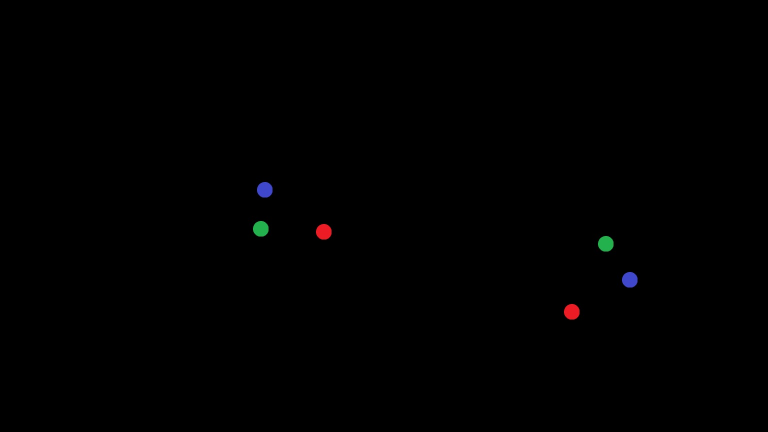
#> input picture test.jpg, 1536 x 864 px (shown at 1/2 size)
$ python bot_detection.py
#> lines starting #> are read from the running program, lines starting #| are printed output that depends on the picture; after the words box and inside, x2 and y2 are one past the last pixel; in counts of white or black regions, pixels touching at a corner belong together
#import libraries
import numpy as np
import cv2

image = cv2.imread('test.jpg',1)
#> image is the input picture: shape (864, 1536, 3); mean B, G, R 0.4, 0.3, 0.4
(h,w,d) = image.shape
#> h = 864; w = 1536; d = 3
# print("width= {}, height = {} , depth = {} ".format(w,h,d))
hsv = cv2.cvtColor(image, cv2.COLOR_BGR2HSV)
#> hsv: shape (864, 1536, 3); mean H, S, V 0.7, 1.8, 0.7

def center_finder(lower,upper,hsv):

    img = cv2.inRange(hsv, lower, upper)
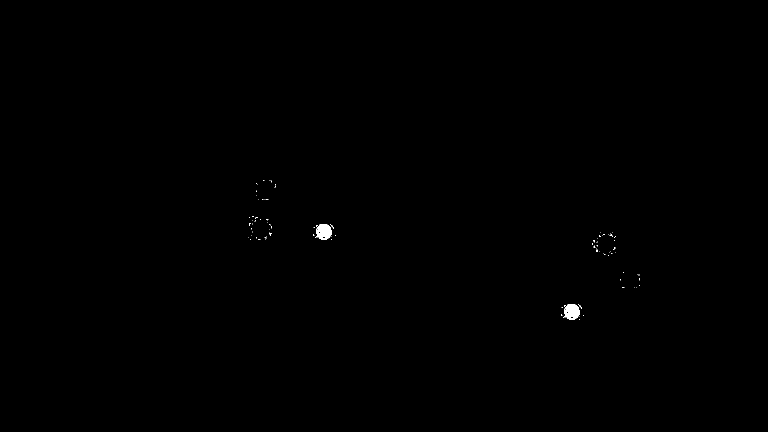
#> img: shape (864, 1536) (shown at 1/2 size); 0.14% white; 105 white regions (103 under 20 px), largest, box (x1, y1, x2, y2) and area: (632, 448, 663, 479) 757, (1128, 608, 1159, 639) 757
    kernel = np.ones((5,5), np.uint8)
    # img_blur=cv2.GaussianBlur(input_y,kernel,1)
    img_erosion = cv2.erode(img, kernel, iterations=3)
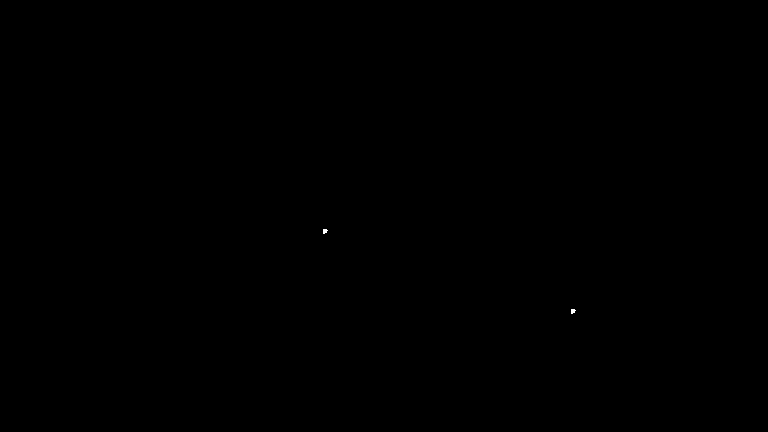
#> img_erosion: shape (864, 1536) (shown at 1/2 size); 0.01% white; 2 white regions, box (x1, y1, x2, y2) and area: (646, 459, 655, 468) 62, (1142, 619, 1151, 628) 62
    img_dilation = cv2.dilate(img_erosion, kernel, iterations=3)
#> img_dilation: shape (864, 1536); 0.06% white; 2 white regions
    contours,__ = cv2.findContours(img_dilation, cv2.RETR_TREE, cv2.CHAIN_APPROX_SIMPLE)
#> contours = 2 contours; box (x1, y1, x2, y2) and area: (1136, 613, 1157, 634) 382, (640, 453, 661, 474) 382
    # cv2.imshow("img",img_dilation)
    l=len(contours)
#> l = 2
    centers =[]
    for i in range(l):
        center, _ = cv2.minEnclosingCircle(contours[i])
        c=[]
        for x in center:
            c.append(int(x))
        centers.append(c)
#> this loop made 2 passes
#> center on passes 1 to 2: (1145.5, 623), (649.5, 463)
#> after the loop, centers = [[1145, 623], [649, 463]]
    return centers

def arranger(points):
    i=0
    d=np.empty(3)
    for p in points:
        dist = np.square(p-points).sum()
        d[i]=dist
        i=i+1
    s = np.sort(d)
    a = np.where(d==s[1])
    r =points[a[0][0]]
    b = np.where(d==s[2])
    f=points[b[0][0]]
    c = np.where(d==s[0])
    l=points[c[0][0]]
    return f,l,r
def identifier(points,w):
    dic={}
    bots={}
    for p in points:
        d = np.square(p-points).sum(axis=1)
        s = np.sort(d)
        a = np.where(d==s[1])
        p1=points[a[0][0]]
        b = np.where(d==s[2])
        p2=points[b[0][0]]
        f,l,r=arranger(np.array([p,p1,p2]))
        dic[str(w*f[0]+f[1])]=np.array([f,l,r])
    i=0
    for k in dic.keys():
        i+=1
        bots[str(i)]=dic[k]
    return bots

#red

lower_r = np.array([140,0,0], dtype = "uint8")
upper_r = np.array([200,255,255], dtype = "uint8")
centers_red = np.array(center_finder(lower_r,upper_r,hsv))
#> centers_red = [[1145, 623], [649, 463]]
# print(centers_red)

#blue
lower_b = np.array([100,0,0], dtype = "uint8")
upper_b = np.array([140,255,255], dtype = "uint8")
centers_blue = np.array(center_finder(lower_b,upper_b,hsv))
#> in center_finder (call 2), `img = cv2.inRange(hsv, lower, upper)`:
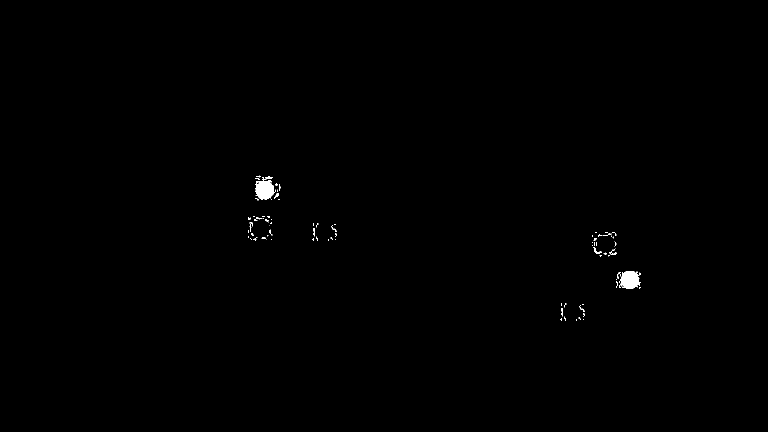
#> img: shape (864, 1536) (shown at 1/2 size); 0.27% white; 99 white regions (77 under 20 px), largest, box (x1, y1, x2, y2) and area: (511, 360, 549, 400) 1129, (1238, 543, 1281, 577) 1112, (1186, 494, 1204, 508) 86
#> in center_finder (call 2), `img_erosion = cv2.erode(img, kernel, iterations=3)`: img_erosion: shape (864, 1536); 0.05% white; 2 white regions, box (x1, y1, x2, y2) and area: (519, 369, 541, 391) 342, (1249, 549, 1271, 571) 329
#> in center_finder (call 2), `img_dilation = cv2.dilate(img_erosion, kernel, iterations=3)`:
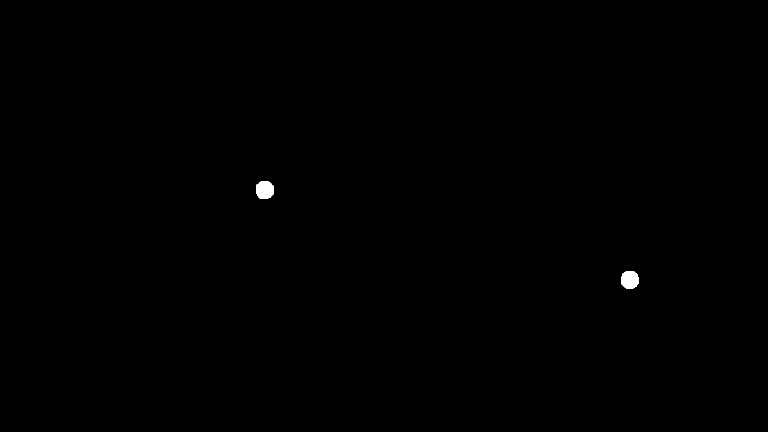
#> img_dilation: shape (864, 1536) (shown at 1/2 size); 0.15% white; 2 white regions
#> in center_finder (call 2), `contours,__ = cv2.findContours(img_dilation, cv2.RETR_TREE, cv2.CHAIN_..`: contours = 2 contours; box (x1, y1, x2, y2) and area: (513, 363, 547, 397) 957, (1243, 543, 1277, 577) 945
#> the loop in center_finder (call 2), `for i in range(l):` made 2 passes
#> center on passes 1 to 2: (1259.4, 559), (528.9, 379.6)
#> after the loop in center_finder (call 2), `for i in range(l):`: centers = [[1259, 559], [528, 379]]
#> centers_blue = [[1259, 559], [528, 379]]

#green
lower_g = np.array([40,0,0], dtype = "uint8")
upper_g = np.array([100,255,255], dtype = "uint8")
centers_green = np.array(center_finder(lower_g,upper_g,hsv))
#> in center_finder (call 3), `img = cv2.inRange(hsv, lower, upper)`:
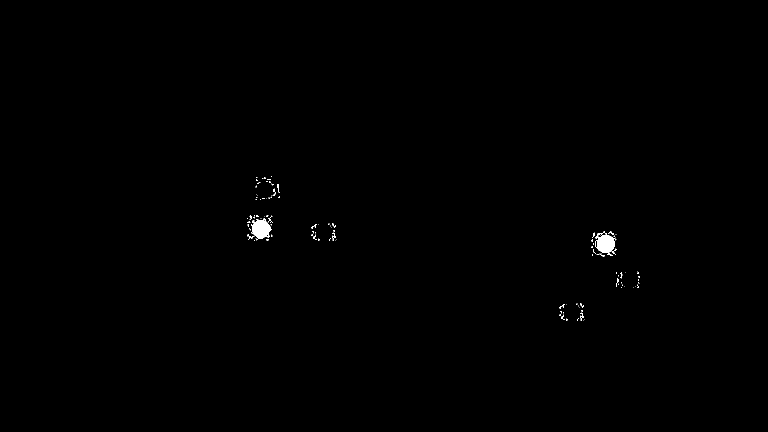
#> img: shape (864, 1536) (shown at 1/2 size); 0.26% white; 126 white regions (107 under 20 px), largest, box (x1, y1, x2, y2) and area: (1190, 463, 1233, 508) 1142, (502, 437, 543, 478) 1107, (495, 468, 509, 478) 47
#> in center_finder (call 3), `img_erosion = cv2.erode(img, kernel, iterations=3)`: img_erosion: shape (864, 1536); 0.05% white; 2 white regions, box (x1, y1, x2, y2) and area: (1201, 477, 1222, 499) 327, (511, 447, 533, 469) 313
#> in center_finder (call 3), `img_dilation = cv2.dilate(img_erosion, kernel, iterations=3)`:
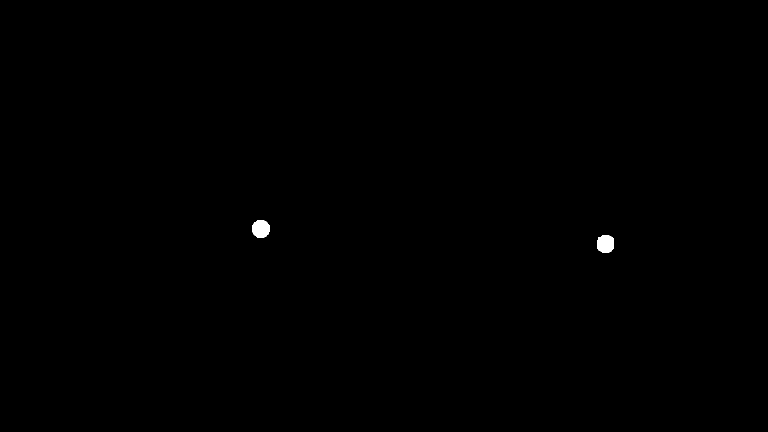
#> img_dilation: shape (864, 1536) (shown at 1/2 size); 0.15% white; 2 white regions
#> in center_finder (call 3), `contours,__ = cv2.findContours(img_dilation, cv2.RETR_TREE, cv2.CHAIN_..`: contours = 2 contours; box (x1, y1, x2, y2) and area: (1195, 471, 1228, 505) 932, (505, 441, 539, 475) 931
#> the loop in center_finder (call 3), `for i in range(l):` made 2 passes
#> center on passes 1 to 2: (1210.6, 487), (521.4, 457.4)
#> after the loop in center_finder (call 3), `for i in range(l):`: centers = [[1210, 487], [521, 457]]
#> centers_green = [[1210, 487], [521, 457]]

centers_dict={ 'red': centers_red,'blue':centers_blue,'green':centers_green}
#> centers_dict = {'red': [[1145, 623], [649, 463]], 'blue': [[1259, 559], [528, 379]], 'green': [[1210, 487], [521, 457]]}
# print(centers_dict)
all_centers= np.concatenate((centers_blue,centers_red,centers_green))
#> all_centers = [[1259, 559], [528, 379], [1145, 623], [649, 463], [1210, 487], [521, 457]]
# print(all_centers)

print(identifier(all_centers,w))
#> the loop in identifier, `for p in points:` made 6 passes
#> (r, f, c in arranger, l) on passes 1 to 6: ([1210, 487], [1145, 623], ([0],), [1259, 559]), ([528, 379], [649, 463], ([1],), [521, 457]), ([1210, 487], [1145, 623], ([1],), [1259, 559]), ([528, 379], [649, 463], ([1],), [521, 457]), ([1210, 487], [1145, 623], ([1],), [1259, 559]), ([528, 379], [649, 463], ([0],), [521, 457])
#> after the loop in identifier, `for p in points:`: dic = {'1759343': [[1145, 623], [1259, 559], [1210, 487]], '997327': [[649, 463], [521, 457], [528, 379]]}
#> the loop in identifier, `for k in dic.keys():` made 2 passes
#> (k, i) on passes 1 to 2: ('1759343', 1), ('997327', 2)
#> after the loop in identifier, `for k in dic.keys():`: bots = {'1': [[1145, 623], [1259, 559], [1210, 487]], '2': [[649, 463], [521, 457], [528, 379]]}; i = 2
#| {'1': array([[1145,  623],
#|        [1259,  559],
#|        [1210,  487]]), '2': array([[649, 463],
#|        [521, 457],
#|        [528, 379]])}
